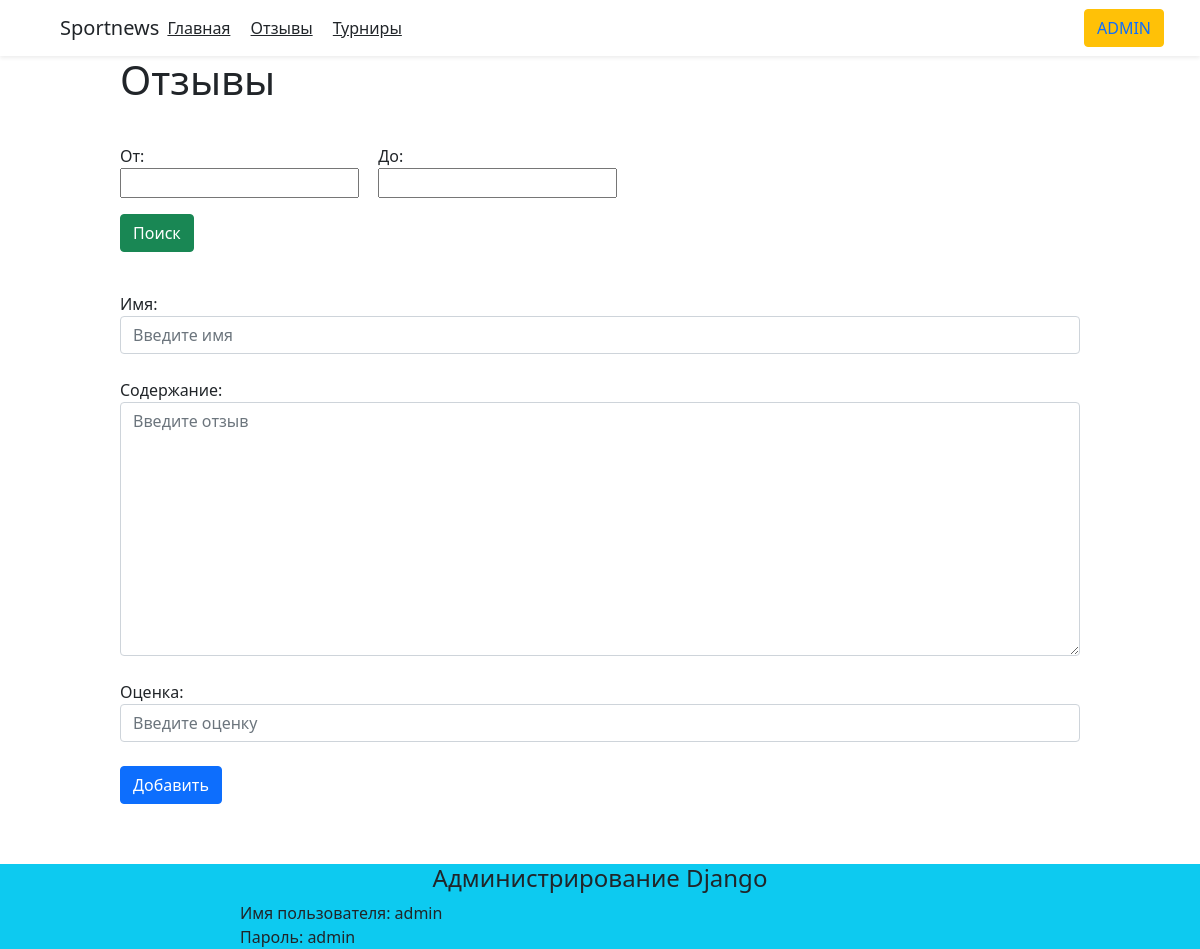
/review, run on an earlier commit of the app's database.
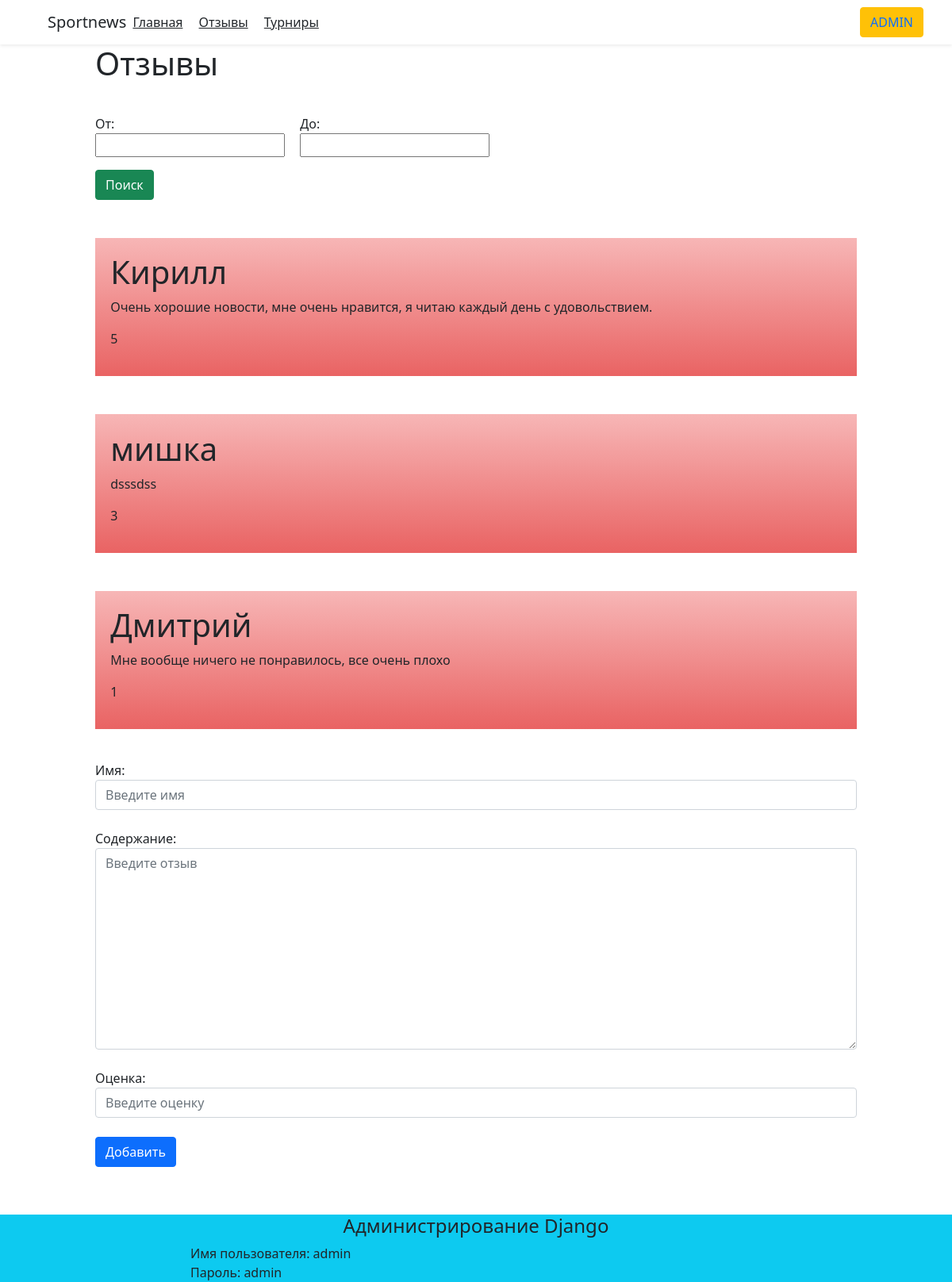
And on a later commit of the database.
### main/models.py (models this page shows, shortened)
class Review(models.Model):
    name = models.CharField(verbose_name='Имя', max_length=50)
    content = models.TextField(verbose_name='Содержание')
    score = models.IntegerField(verbose_name='Оценка', validators=[MinValueValidator(1),MaxValueValidator(5)] )
    class Meta:
        verbose_name = 'Отзыв'
        verbose_name_plural = 'Отзывы'

### main/views.py (the view)
# urls.py: path('review', views.review),
def review(request):
    form = ReviewForm()
    review = Review.objects.order_by('-score') #считывание отзывов
    formsort = ScoreFilter(request.GET) #форма фильтра отзывов
    if formsort.is_valid():
        if formsort.cleaned_data['score_min']:
            review = review.filter(score__gte=formsort.cleaned_data['score_min'])
        if formsort.cleaned_data['score_max']:
            review = review.filter(score__lte=formsort.cleaned_data['score_max'])
    error = ''
    if request.method == 'POST':
        form = ReviewForm(request.POST)
        if form.is_valid():
            form.save()
        else:
            error="Форма не валидна"
    return render(request, 'main/review.html', {'review': review, 'form':form, 'formsort': formsort})

### main/forms.py
class ReviewForm(ModelForm):
    class Meta:
        model = Review
        fields = ["name", "content", "score"]
        widgets = {
            "name": TextInput(attrs={
                'id': 'name',
                'class': 'form-control',
                'placeholder': 'Введите имя'
            }),
            "content": Textarea(attrs={
                'id': 'content',
                'class': 'form-control',
                'placeholder': 'Введите отзыв'
            }),
            "score": NumberInput(attrs={
                'id': 'score',
                'class': 'form-control',
                'placeholder': 'Введите оценку'
            })
        }

class ScoreFilter(forms.Form):
    score_min = forms.IntegerField(label="От", required=False)
    score_max = forms.IntegerField(label="До", required=False)

### main/templates/main/review.html (shortened to what this page needs)
{% extends 'main/base.html' %}
{% block body %}
    <h1>Отзывы</h1>
    <div>
        <form action="" method="get">
            <div style="margin-top: 5vh; display: grid; grid-template-columns: repeat(4, 1fr); grid-gap: 2%">
                {{formsort.as_p}}
            </div>
            <input type="submit" value="Поиск" class="btn btn-success">
        </form>
    </div>
    {% for el in review %}
        <div style="background: linear-gradient(to bottom, rgb(247, 182, 182), rgb(233, 99, 99)) ; padding:2% ;width: 100%; margin-top: 5%;">
            <h1>{{el.name}}</h1>
            <p>{{el.content}}</p>
            <p>{{el.score}}</p>
        </div>
    {% endfor %}
    <form method="post" style="margin-top: 5vh;">
        <label for="name">Имя:</label>
        {{form.name}}<br>
        <label for="content">Содержание:</label>
        {{form.content}}<br>
        <label for="score">Оценка:</label>
        {{form.score}}<br>
        <button type="submit" class="btn btn-primary">Добавить</button>
    </form>
{% endblock %}

What changed in the data, as far as the page shows it:
added Review: name "Кирилл", content "Очень хорошие новости, мне очень нравится, я читаю каждый день с удовольствием.", score "5"
added Review: name "мишка", content "dsssdss", score "3"
added Review: name "Дмитрий", content "Мне вообще ничего не понравилось, все очень плохо", score "1"
